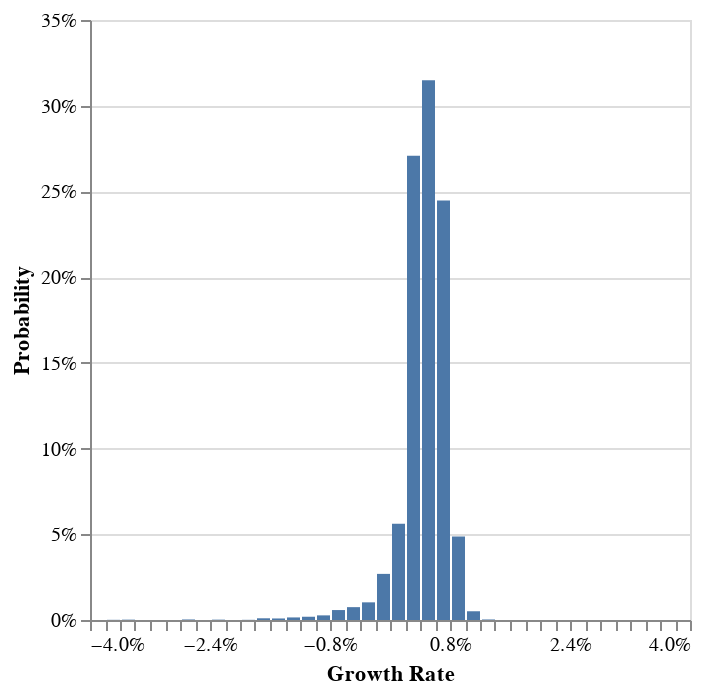

Notebook code for this chart:
### Code cell
dummy.plot_growth_rate_distribution(
    n_games=N_games, min_max_growth_rate=[-0.04, 0.04], step_size=0.002
)

### Figure 1 — Vega-Lite specification as saved in the notebook (floating-point values rounded to 4 significant figures; data arrays with more than 128 entries replaced by an {"elided": "..."} marker saying what was removed)
{"config": {"view": {"continuousWidth": 300, "continuousHeight": 300}}, "data": {"name": "data-e27fd1fc57577053832d4c9d69772aed"}, "mark": {"type": "bar"}, "encoding": {"x": {"axis": {"format": "%"}, "bin": {"extent": [-0.04, 0.04], "step": 0.002}, "field": "growth_rates", "title": "Growth Rate", "type": "quantitative"}, "y": {"aggregate": "sum", "axis": {"format": "%"}, "field": "pct", "title": "Probability", "type": "quantitative"}}, "transform": [{"joinaggregate": [{"op": "count", "field": "*", "as": "total"}]}, {"calculate": "1 / datum.total", "as": "pct"}], "$schema": "https://vega.github.io/schema/vega-lite/v5.8.0.json", "datasets": {"data-e27fd1fc57577053832d4c9d69772aed": {"elided": "10000 records"}}}
